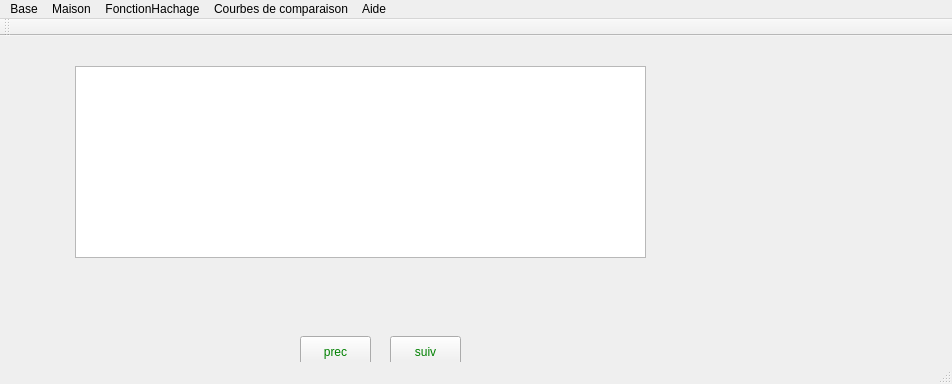
<?xml version="1.0" encoding="UTF-8"?>
<ui version="4.0">
 <class>MainWindow</class>
 <widget class="QMainWindow" name="MainWindow">
  <property name="geometry">
   <rect>
    <x>0</x>
    <y>0</y>
    <width>952</width>
    <height>384</height>
   </rect>
  </property>
  <property name="windowTitle">
   <string>MainWindow</string>
  </property>
  <property name="styleSheet">
   <string notr="true"/>
  </property>
  <widget class="QWidget" name="centralWidget">
   <widget class="QPushButton" name="pushButton">
    <property name="geometry">
     <rect>
      <x>390</x>
      <y>300</y>
      <width>71</width>
      <height>31</height>
     </rect>
    </property>
    <property name="styleSheet">
     <string notr="true">color:green;</string>
    </property>
    <property name="text">
     <string>suiv</string>
    </property>
   </widget>
   <widget class="QPushButton" name="pushButton_2">
    <property name="geometry">
     <rect>
      <x>300</x>
      <y>300</y>
      <width>71</width>
      <height>31</height>
     </rect>
    </property>
    <property name="styleSheet">
     <string notr="true">color:green;</string>
    </property>
    <property name="text">
     <string>prec</string>
    </property>
   </widget>
   <widget class="QTableView" name="tableView">
    <property name="geometry">
     <rect>
      <x>75</x>
      <y>30</y>
      <width>571</width>
      <height>192</height>
     </rect>
    </property>
   </widget>
  </widget>
  <widget class="QMenuBar" name="menuBar">
   <property name="geometry">
    <rect>
     <x>0</x>
     <y>0</y>
     <width>952</width>
     <height>21</height>
    </rect>
   </property>
   <widget class="QMenu" name="menuMenu">
    <property name="title">
     <string>Base</string>
    </property>
    <addaction name="actionCharger"/>
    <addaction name="actionAfficher_2"/>
    <addaction name="actionTaille"/>
    <addaction name="actionSauvegarder"/>
    <addaction name="actionQuitter"/>
   </widget>
   <widget class="QMenu" name="menuMenu_2">
    <property name="title">
     <string>Maison</string>
    </property>
    <addaction name="actionRechercher_2"/>
    <addaction name="actionInserer"/>
    <addaction name="actionSupprimer_2"/>
   </widget>
   <widget class="QMenu" name="menuQuitter">
    <property name="title">
     <string>FonctionHachage</string>
    </property>
    <addaction name="actionF1"/>
    <addaction name="actionF2"/>
    <addaction name="actionF3"/>
    <addaction name="actionSan"/>
   </widget>
   <widget class="QMenu" name="menuCourbe_de_comparaison">
    <property name="title">
     <string>Courbes de comparaison</string>
    </property>
    <addaction name="actionHachage_Sans_hachage"/>
    <addaction name="actionHachage_fi_hachage_fj"/>
   </widget>
   <widget class="QMenu" name="menuAide">
    <property name="title">
     <string>Aide</string>
    </property>
   </widget>
   <addaction name="menuMenu"/>
   <addaction name="menuMenu_2"/>
   <addaction name="menuQuitter"/>
   <addaction name="menuCourbe_de_comparaison"/>
   <addaction name="menuAide"/>
  </widget>
  <widget class="QToolBar" name="mainToolBar">
   <attribute name="toolBarArea">
    <enum>TopToolBarArea</enum>
   </attribute>
   <attribute name="toolBarBreak">
    <bool>false</bool>
   </attribute>
  </widget>
  <widget class="QStatusBar" name="statusBar"/>
  <action name="actionCharger">
   <property name="text">
    <string>Charger</string>
   </property>
  </action>
  <action name="actionAfficher_2">
   <property name="text">
    <string>Afficher</string>
   </property>
  </action>
  <action name="actionTaille">
   <property name="text">
    <string>Taille</string>
   </property>
  </action>
  <action name="actionSauvegarder">
   <property name="text">
    <string>Sauvegarder</string>
   </property>
  </action>
  <action name="actionQuitter">
   <property name="text">
    <string>Quitter</string>
   </property>
  </action>
  <action name="actionRechercher_2">
   <property name="text">
    <string>Rechercher</string>
   </property>
  </action>
  <action name="actionInserer">
   <property name="text">
    <string>Inserer</string>
   </property>
  </action>
  <action name="actionSupprimer_2">
   <property name="text">
    <string>Supprimer</string>
   </property>
  </action>
  <action name="actionF1">
   <property name="text">
    <string>f1</string>
   </property>
  </action>
  <action name="actionF2">
   <property name="text">
    <string>f2</string>
   </property>
  </action>
  <action name="actionF3">
   <property name="text">
    <string>f3</string>
   </property>
  </action>
  <action name="actionSan">
   <property name="text">
    <string>SansHash</string>
   </property>
  </action>
  <action name="actionHachage_Sans_hachage">
   <property name="text">
    <string>hachage/Sans hachage</string>
   </property>
  </action>
  <action name="actionHachage_fi_hachage_fj">
   <property name="text">
    <string>hachage (fi)/ hachage (fj)</string>
   </property>
  </action>
 </widget>
 <layoutdefault spacing="6" margin="11"/>
 <resources/>
 <connections/>
</ui>
